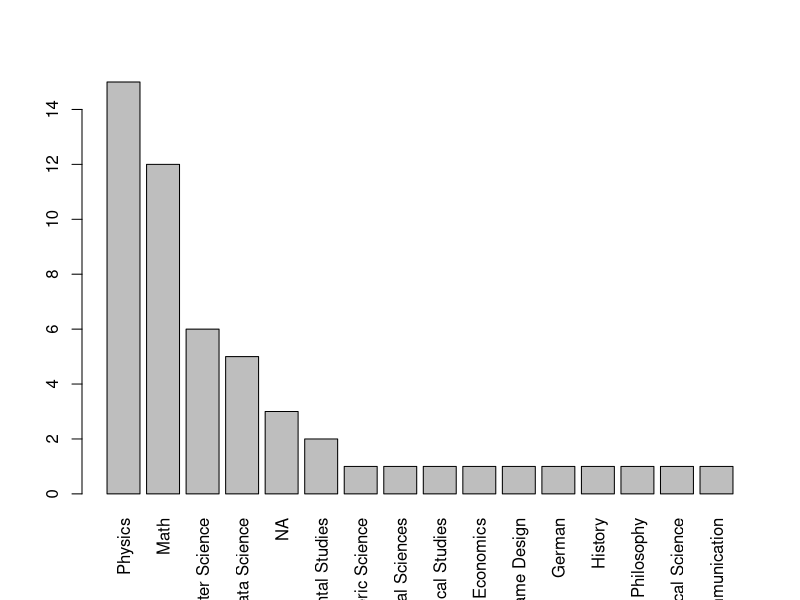

R code for this plot:
## ---- chunk 1
library(tidyverse)
library(readxl)
## ---- chunk 2
data = read_xlsx("Astronomy Undergraduate Survey 2023 (Responses).xlsx")
orig_names = colnames(data)
data = data %>% rename(
  #Page 1
  Timestamp = "Timestamp",
  Year = "Current Year",
  Gender = "Which gender do you identify as?",
  First_gen = "Are you a first-generation college student? (The formal definition of a first-generation college student is a student whose parents did not complete a four-year college degree)",
  Disibility = "Do you identify as having a disability?",
  Racial_Ethic_Minority = "Do you identify as a member of a racial or ethnic minority group?",
  Additional_Majors = "List additional majors or minors you are pursuing:",
  Feedback1 = "Do you have any additional comments for this section? Any additional information or feedback is appreciated....8",
  
  
  
  
  #Page 2
  I_Belong = "Please rate how much you agree with the following statements about how you are treated in the Astronomy Department: [I belong in the Astronomy Department]",
  Members_Respect_Me = 'Please rate how much you agree with the following statements about how you are treated in the Astronomy Department: [Members in the Astronomy Department respect me]',
  Ideas_Valued = "Please rate how much you agree with the following statements about how you are treated in the Astronomy Department: [My ideas are valued by members of the Astronomy Department]",
  Achievements_Recognized = "Please rate how much you agree with the following statements about how you are treated in the Astronomy Department: [People in the Astronomy Department recognize my achievements ]",
  Feel_Welcome = "Please rate how much you agree with the following statements about how you are treated in the Astronomy Department: [I feel welcome to Astronomy Department events]", 
  Feel_Alienated = "Please rate how much you agree with the following statements about how you are treated in the Astronomy Department: [I feel alienated from the Astronomy Department]", 
  Interact_Faculty_Staff = "How often do you interact with the following groups outside of class? [Astronomy Faculty / Staff (professors, scientists, administration, etc)]", 
  Interact_Grad_Students = "How often do you interact with the following groups outside of class? [Astronomy Graduate students]",
  Interact_Academic_Advisors = "How often do you interact with the following groups outside of class? [Academic Advisors]",
  Interact_Other_Undergrads = "How often do you interact with the following groups outside of class? [Other Undergraduates]", 
  Interact_Astro_Club = "How often do you interact with the following groups outside of class? [Astronomy Club]", 
  Outreach = "How do you find out about Astronomy events or opportunities?",
  Outreach_Responses = "Out of the options from the last question, do you have any that you prefer? Feel free to elaborate.",
  Online_Community = "Please rate how you agree with the following statements about proposed ideas in the Astronomy Department [I would benefit from and join a moderated online community for Astronomy Undergraduates (Discord, Slack, Google Group, etc)]",
  Mentorship_Interest = "Please rate how you agree with the following statements about proposed ideas in the Astronomy Department [I am interested in a program for mentoring recently declared undergraduate Astronomy-Physics students]",
  Town_Hall = "Please rate how you agree with the following statements about proposed ideas in the Astronomy Department [I would participate in an Astronomy Undergraduate Town Hall to discuss improvements within the department with faculty and advisors]",
  Non_Created_Events = "Are there any Astronomy events or opportunities that you would like to attend that have not been created?",
  Cannot_Attend_Events = "Has there been any Astronomy events or opportunities that you have wanted to participate in, but have not been able to? Feel free to elaborate on the reasons why (schedule conflict, social climate issue, etc.).",
  Feedback2 = "Do you have any additional comments for this section? Any additional information or feedback is appreciated....27",
  
  
  
  
  
  
  
  #Page 3
  Astro_Credit_Appropriate = "Please rate how you feel about the following statements related to the Astronomy-Physics academic experience. 

For your reference, the requirements for the major can be found here: https://guide.wisc.edu/undergraduate/letters-science/astronomy/astronomy-physics-bs/#requirementstext

Please be aware of the scroll bar at the bottom of this question. Scroll to see all answer options. [The number of Astronomy credits/classes is appropriate for the major]",
  Physics_Credit_Appropriate = "Please rate how you feel about the following statements related to the Astronomy-Physics academic experience. 

For your reference, the requirements for the major can be found here: https://guide.wisc.edu/undergraduate/letters-science/astronomy/astronomy-physics-bs/#requirementstext

Please be aware of the scroll bar at the bottom of this question. Scroll to see all answer options. [The number of Physics credits/classes is appropriate for the major]",
  Other_Credit_Appropriate = "Please rate how you feel about the following statements related to the Astronomy-Physics academic experience. 

For your reference, the requirements for the major can be found here: https://guide.wisc.edu/undergraduate/letters-science/astronomy/astronomy-physics-bs/#requirementstext

Please be aware of the scroll bar at the bottom of this question. Scroll to see all answer options. [The number of other credits/classes (math, computer science, etc.) is appropriate for the major]",
  Studies_Going_Well = "Please rate how you feel about the following statements related to the Astronomy-Physics academic experience. 

For your reference, the requirements for the major can be found here: https://guide.wisc.edu/undergraduate/letters-science/astronomy/astronomy-physics-bs/#requirementstext

Please be aware of the scroll bar at the bottom of this question. Scroll to see all answer options. [I am doing well in my studies]",
  Know_Where_Help = "Please rate how you feel about the following statements related to the Astronomy-Physics academic experience. 

For your reference, the requirements for the major can be found here: https://guide.wisc.edu/undergraduate/letters-science/astronomy/astronomy-physics-bs/#requirementstext

Please be aware of the scroll bar at the bottom of this question. Scroll to see all answer options. [I know where to get help in my classes if/when I need it]",
  Satisfied_Study_Spaces_Num = "Please rate how you feel about the following statements related to the Astronomy-Physics academic experience. 

For your reference, the requirements for the major can be found here: https://guide.wisc.edu/undergraduate/letters-science/astronomy/astronomy-physics-bs/#requirementstext

Please be aware of the scroll bar at the bottom of this question. Scroll to see all answer options. [I am satisfied with the number of study spaces for Astronomy students]",
  Satisfied_Study_Spaces_Qual = "Please rate how you feel about the following statements related to the Astronomy-Physics academic experience. 

For your reference, the requirements for the major can be found here: https://guide.wisc.edu/undergraduate/letters-science/astronomy/astronomy-physics-bs/#requirementstext

Please be aware of the scroll bar at the bottom of this question. Scroll to see all answer options. [I am satisfied with the quality of the study spaces for Astronomy students]",
  Utilized_Handbook = "Please rate how you feel about the following statements related to the Astronomy-Physics academic experience. 

For your reference, the requirements for the major can be found here: https://guide.wisc.edu/undergraduate/letters-science/astronomy/astronomy-physics-bs/#requirementstext

Please be aware of the scroll bar at the bottom of this question. Scroll to see all answer options. [I have utilized the Astronomy-Physics Undergrad Handbook (such as the resource at https://docs.google.com/document/d/1JZuQKvu5Dsk0FwS9rAd9vmvEWidWGXTM/)]",
  Classes_Removed = "Are there any classes or requirements you would remove from the major?",
  Classes_Added = "Are there any classes or requirements you would add to the major?",
  AstroPhysics_Met_Expectations = "Has the Astronomy-Physics academic program met your expectations? Feel free to elaborate.",
    Feedback3 = "Do you have any additional comments for this section? Any additional information or feedback is appreciated....39",
  





  #Page 4
  Pursuing_Graduate = "Please rate how much you agree with the following statements about your career and plans beyond university. 

Note: For Questions 2 and 5, select NA if you do not plan on applying to the programs in the previous question. [I am planning on pursuing a Graduate degree in Astronomy or Physics]",
  Prepared_For_Grad_School = "Please rate how much you agree with the following statements about your career and plans beyond university. 

Note: For Questions 2 and 5, select NA if you do not plan on applying to the programs in the previous question. [...I am prepared and have the resources for Graduate school applications ]",
  AstroPhysics_Career = "Please rate how much you agree with the following statements about your career and plans beyond university. 

Note: For Questions 2 and 5, select NA if you do not plan on applying to the programs in the previous question. [I am planning on pursuing a career in Astrophysics]",
  Plan_Pursue_Research = "Please rate how much you agree with the following statements about your career and plans beyond university. 

Note: For Questions 2 and 5, select NA if you do not plan on applying to the programs in the previous question. [I am planning on pursuing an REU, internship, or other research program outside of UW-Madison]",
  Prepared_For_Applications = "Please rate how much you agree with the following statements about your career and plans beyond university. 

Note: For Questions 2 and 5, select NA if you do not plan on applying to the programs in the previous question. [...I am prepared and have the resources for these applications]",
  AstroPhysics_Degree_Prepares_Me = "Please rate how much you agree with the following statements about your career and plans beyond university. 

Note: For Questions 2 and 5, select NA if you do not plan on applying to the programs in the previous question. [My Astronomy-Physics degree is preparing me to succeed in my plans after university]",
  Worry_About_College_Living = "Please rate how much you agree with the following statements about your career and plans beyond university. 

Note: For Questions 2 and 5, select NA if you do not plan on applying to the programs in the previous question. [I worry often about paying for college or other living expenses]",
  Planned_Career_Path = "What is your planned career path? Feel free to elaborate on what your plans after university are.",
  Involved_In_Research = "Are you involved/have you been involved in Astronomy or Physics research at UW-Madison?",
  URS_Participation = "Have you participated in the Undergraduate Research Scholars (URS) program for Astronomy research?",
  Major_Barriers = "Do you feel like there are any major barriers to getting into or completing the Astronomy opportunities (such as research, volunteer work, etc.) you wish to participate in? These barriers could be curricular or extra-curricular.",
    Feedback4 = "Do you have any additional comments for this section? Any additional information or feedback is appreciated....51",







  #Page 5
  Hours_Research = "About how many hours per week do you spend working on research?",
  How_Long_Current_Research = "How long have you been working on your current research?",
  Research_Straightforward = "Please rate the following statements about Astronomy/Physics Research at UW-Madison [It was straightforward to find a project and get started with research]",
  Enjoy_Mentor_Team = "Please rate the following statements about Astronomy/Physics Research at UW-Madison [I enjoy working with my research mentor and/or team]",
  Help_Available = "Please rate the following statements about Astronomy/Physics Research at UW-Madison [Help is available when I have a problem with my research]",
  Adequate_Guidance = "Please rate the following statements about Astronomy/Physics Research at UW-Madison [I receive adequate guidance from my mentor]",
  Funding_Strain = "Please rate the following statements about Astronomy/Physics Research at UW-Madison [Funding has placed a strain on my ability to conduct research]",
  Meaningful_Research = "Please rate the following statements about Astronomy/Physics Research at UW-Madison [My research feels meaningful to developing my career and expanding my astronomical knowledge]",
    Feedback5 = "Do you have any additional comments for this section? Any additional information or feedback is appreciated....60"  
  )

new_names = colnames(data)

#Easy check to see what names were changed to
name_changes = tibble("Original Names" = orig_names, 
                      "New Names" = new_names)
## ---- chunk 3
#Makes the additional majors column much easeir to work with
data$Additional_Majors = list(
  c("Classical Studies"),
  c("Physics", "Math"),
  c("Physics"),
  c("Data Science"),
  c("Data Science"),
  c("Philosophy", "Math"),
  c("Atmospheric Science", "Data Science"),
  c("Physics", "History", "Math", "German"),
  c("Math"),
  c("Math", "Economics"),
  c("NA"),
  c("Physics"),
  c("Physics", "Computer Science"),
  c("Computer Science", "Game Design"),
  c("Physics", "Math", "Environmental Studies"),
  c("Computer Science"),
  c("Physics"),
  c("Physics", "Science Communication"),
  c("Data Science", "Computer Science"),
  c("NA"),
  c("Data Science", "Math"),
  c("Physics", "Math", "Biological Sciences"),
  c("Computer Science"),
  c("Physics", "Environmental Studies"),
  c("Physics"),
  c("NA"),
  c("Physics"),
  c("Physics", "Math"),
  c("Physics", "Math"),
  c("Math"),
  c("Computer Science"),
  c("Political Science"),
  c("Physics", "Math")
)
## ---- chunk 4
#Tallies up majors and plots them
y = unlist(data$Additional_Majors)
my_table = table(y)
my_table = my_table[order(-my_table)]
barplot(my_table, las = 3)
